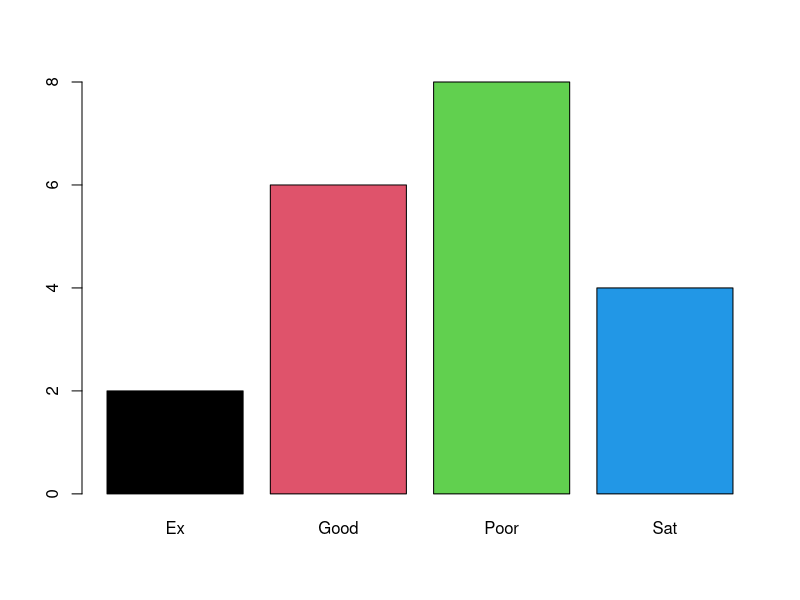
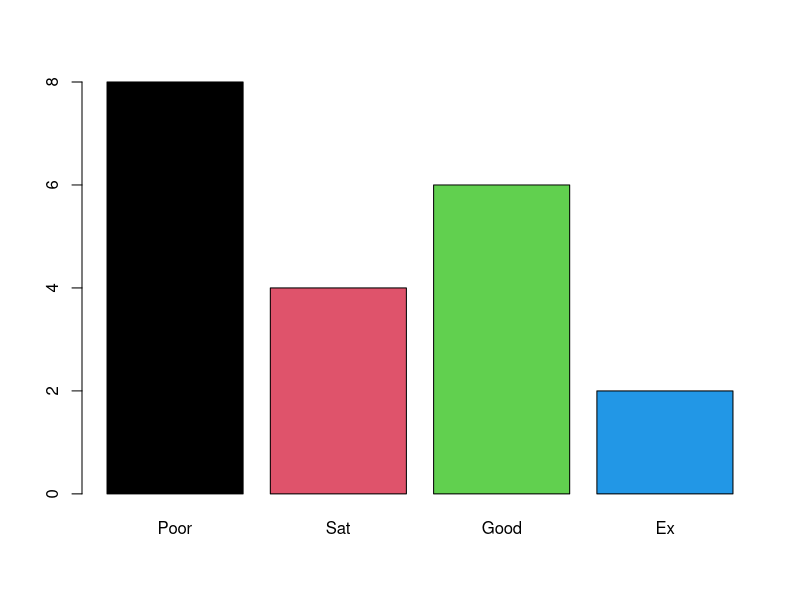

Recreate these plots in R, in order.
#factors

(gender = sample(c('Male','Female'), size = 20, replace = T))
summary(gender)

genderF = factor(gender)
summary(genderF)
genderF

(likscale = sample(c('Ex','Good','Sat','Poor'), size = 20, replace=T))
summary(likscale)
class(likscale)
likscaleF = factor(likscale)
class(likscaleF)
summary(likscaleF)
likscaleOF = factor(likscale, ordered=T, levels=c('Poor','Sat','Good','Ex'))
summary(likscaleOF)
likscaleOF

barplot(table(likscaleF), col=1:4)
barplot(table(likscaleOF), col=1:4)

